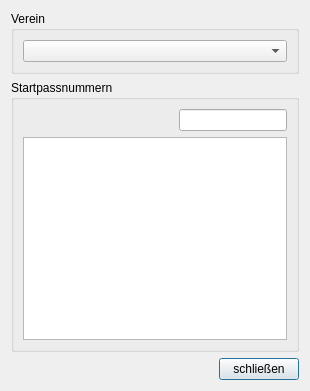
<?xml version="1.0" encoding="UTF-8"?>
<ui version="4.0">
 <class>LicenseNumberDialog</class>
 <widget class="QDialog" name="LicenseNumberDialog">
  <property name="geometry">
   <rect>
    <x>0</x>
    <y>0</y>
    <width>310</width>
    <height>391</height>
   </rect>
  </property>
  <property name="sizePolicy">
   <sizepolicy hsizetype="Fixed" vsizetype="Fixed">
    <horstretch>0</horstretch>
    <verstretch>0</verstretch>
   </sizepolicy>
  </property>
  <property name="windowTitle">
   <string>TurnFix - Startpassnummern erfassen</string>
  </property>
  <property name="windowIcon">
   <iconset resource="../resources/TurnFix.qrc">
    <normaloff>:/appicons/icon.png</normaloff>:/appicons/icon.png</iconset>
  </property>
  <layout class="QGridLayout" name="gridLayout">
   <item row="0" column="0" colspan="2">
    <widget class="QGroupBox" name="groupBox">
     <property name="sizePolicy">
      <sizepolicy hsizetype="Preferred" vsizetype="Fixed">
       <horstretch>0</horstretch>
       <verstretch>0</verstretch>
      </sizepolicy>
     </property>
     <property name="title">
      <string>Verein</string>
     </property>
     <layout class="QGridLayout" name="gridLayout_2">
      <item row="0" column="0">
       <widget class="QComboBox" name="cmb_club"/>
      </item>
     </layout>
    </widget>
   </item>
   <item row="1" column="0" colspan="2">
    <widget class="QGroupBox" name="groupBox_2">
     <property name="title">
      <string>Startpassnummern</string>
     </property>
     <layout class="QGridLayout" name="gridLayout_3">
      <item row="0" column="0">
       <widget class="QLabel" name="lbl_name">
        <property name="text">
         <string/>
        </property>
       </widget>
      </item>
      <item row="0" column="1">
       <widget class="QLineEdit" name="txt_number">
        <property name="sizePolicy">
         <sizepolicy hsizetype="Fixed" vsizetype="Fixed">
          <horstretch>0</horstretch>
          <verstretch>0</verstretch>
         </sizepolicy>
        </property>
        <property name="inputMask">
         <string>000000000000000000</string>
        </property>
       </widget>
      </item>
      <item row="1" column="0" colspan="2">
       <widget class="QTableView" name="tbl_pass">
        <property name="editTriggers">
         <set>QAbstractItemView::NoEditTriggers</set>
        </property>
        <property name="alternatingRowColors">
         <bool>true</bool>
        </property>
        <property name="selectionMode">
         <enum>QAbstractItemView::SingleSelection</enum>
        </property>
        <property name="selectionBehavior">
         <enum>QAbstractItemView::SelectRows</enum>
        </property>
        <attribute name="horizontalHeaderHighlightSections">
         <bool>false</bool>
        </attribute>
        <attribute name="verticalHeaderVisible">
         <bool>false</bool>
        </attribute>
        <attribute name="verticalHeaderDefaultSectionSize">
         <number>20</number>
        </attribute>
       </widget>
      </item>
     </layout>
    </widget>
   </item>
   <item row="2" column="1">
    <widget class="QPushButton" name="but_close">
     <property name="sizePolicy">
      <sizepolicy hsizetype="Fixed" vsizetype="Fixed">
       <horstretch>0</horstretch>
       <verstretch>0</verstretch>
      </sizepolicy>
     </property>
     <property name="layoutDirection">
      <enum>Qt::RightToLeft</enum>
     </property>
     <property name="text">
      <string>schließen</string>
     </property>
    </widget>
   </item>
   <item row="2" column="0">
    <spacer name="horizontalSpacer">
     <property name="orientation">
      <enum>Qt::Horizontal</enum>
     </property>
     <property name="sizeHint" stdset="0">
      <size>
       <width>40</width>
       <height>20</height>
      </size>
     </property>
    </spacer>
   </item>
  </layout>
 </widget>
 <resources>
  <include location="../resources/TurnFix.qrc"/>
 </resources>
 <connections/>
</ui>
